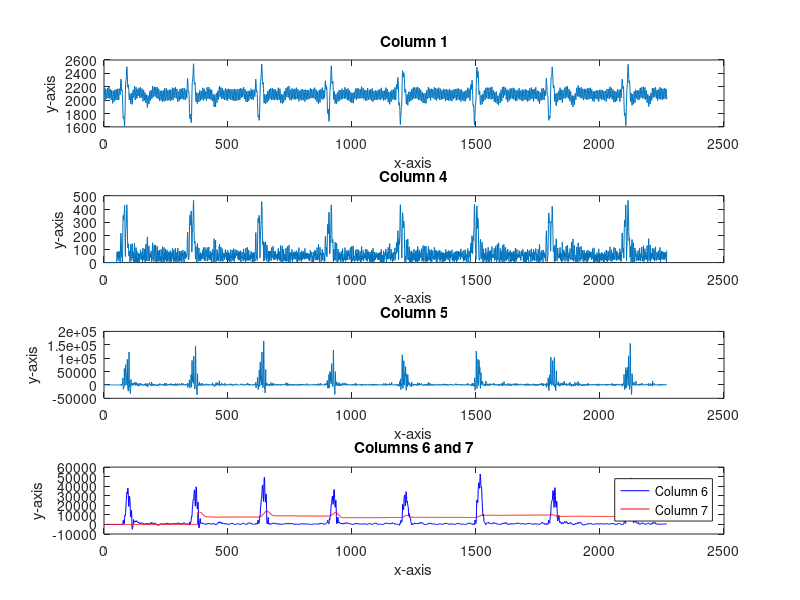

MATLAB code for this plot:
% Load the CSV file
data = csvread('output.csv');

% Extract columns 1, 4, 5, 6, and 7
col1 = data(:, 1);
col4 = data(:, 4);
col5 = data(:, 5);
col6 = data(:, 6);
col7 = data(:, 7);

% Create a single figure to contain all the plots
figure;

% Plot column 1 on the first subplot
subplot(4, 1, 1);
plot(col1);
title('Column 1');
xlabel('x-axis');
ylabel('y-axis');

% Plot column 4 on the second subplot
subplot(4, 1, 2);
plot(col4);
title('Column 4');
xlabel('x-axis');
ylabel('y-axis');

% Plot column 5 on the third subplot
subplot(4, 1, 3);
plot(col5);
title('Column 5');
xlabel('x-axis');
ylabel('y-axis');

% Plot columns 6 and 7 on the fourth subplot
subplot(4, 1, 4);
plot(col6, 'b'); % 'b' for blue color
hold on;
plot(col7, 'r'); % 'r' for red color
hold off;
title('Columns 6 and 7');
xlabel('x-axis');
ylabel('y-axis');
legend('Column 6', 'Column 7');

